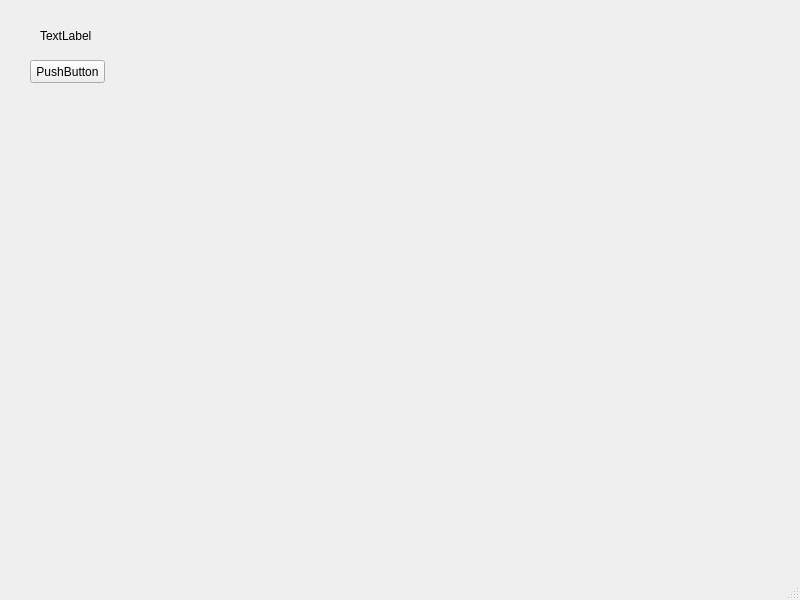
<?xml version="1.0" encoding="UTF-8"?>
<ui version="4.0">
 <class>MainWindow</class>
 <widget class="QMainWindow" name="MainWindow">
  <property name="geometry">
   <rect>
    <x>0</x>
    <y>0</y>
    <width>800</width>
    <height>600</height>
   </rect>
  </property>
  <property name="windowTitle">
   <string>MainWindow</string>
  </property>
  <widget class="QWidget" name="centralwidget">
   <widget class="QLabel" name="label">
    <property name="geometry">
     <rect>
      <x>40</x>
      <y>30</y>
      <width>56</width>
      <height>12</height>
     </rect>
    </property>
    <property name="text">
     <string>TextLabel</string>
    </property>
   </widget>
   <widget class="QPushButton" name="pushButton">
    <property name="geometry">
     <rect>
      <x>30</x>
      <y>60</y>
      <width>75</width>
      <height>23</height>
     </rect>
    </property>
    <property name="text">
     <string>PushButton</string>
    </property>
   </widget>
  </widget>
  <widget class="QMenuBar" name="menubar">
   <property name="geometry">
    <rect>
     <x>0</x>
     <y>0</y>
     <width>800</width>
     <height>21</height>
    </rect>
   </property>
  </widget>
  <widget class="QStatusBar" name="statusbar"/>
 </widget>
 <resources/>
 <connections/>
</ui>
